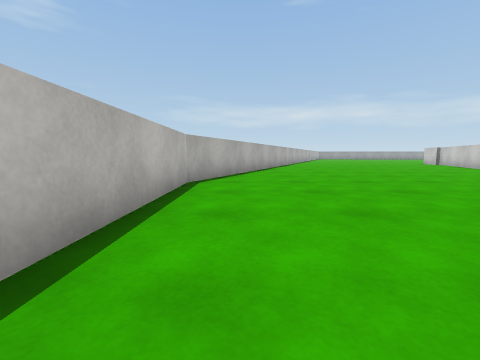
View 1 (above)

24 first-person views from a walk through a 3-D level made in the Unity game engine. The camera is 0.58 m above the floor, tilts 6° down and sees 90° across. The floor is counted in squares, 1 m on a side. Each view is taken from the middle of a square. On the plan, view 1 faces up. The plan holds only what a view shows up to about 9 squares ahead; the rest is blank. The place goes on beyond the plan. Surface patterns are stand-ins for the level's own textures.

View 2
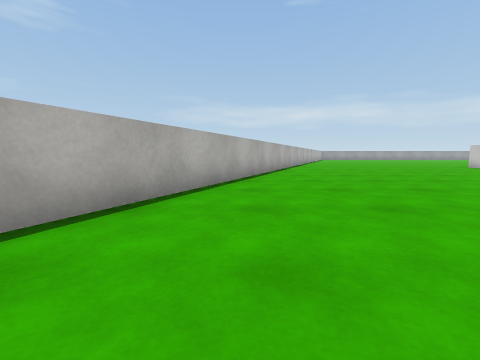

View 3
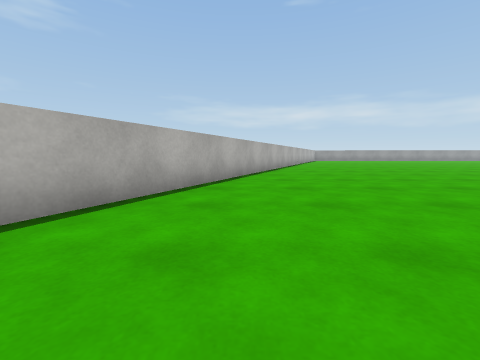

View 4
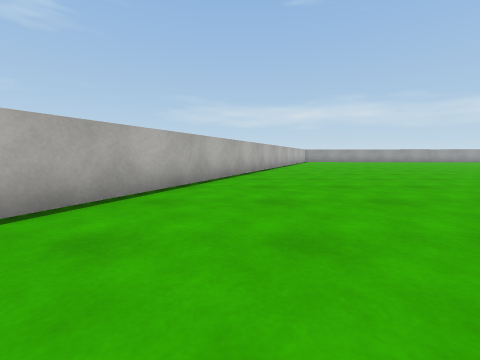

View 5
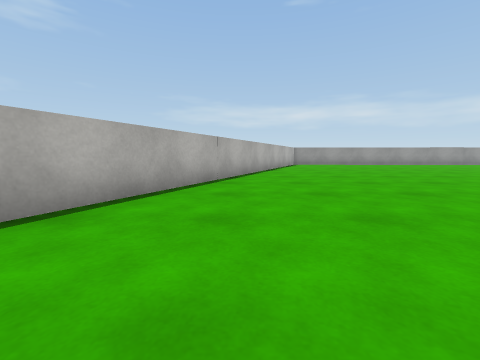

View 6
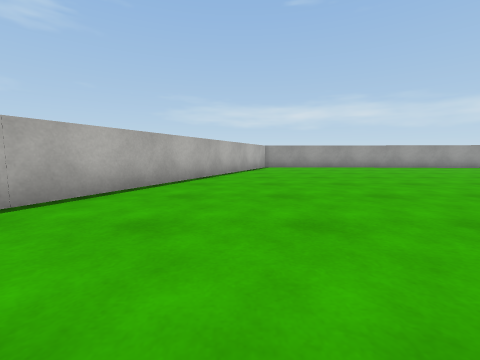

View 7
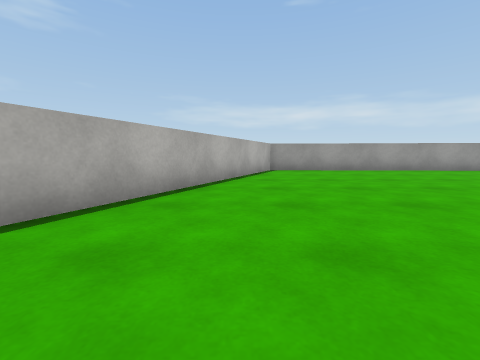

View 8
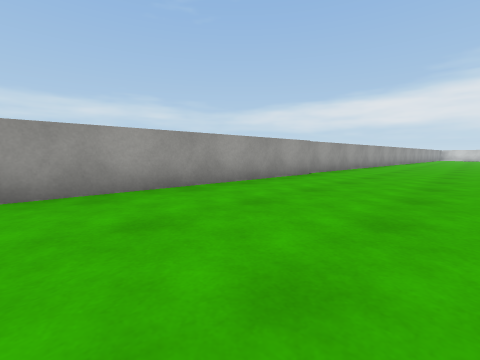

View 9
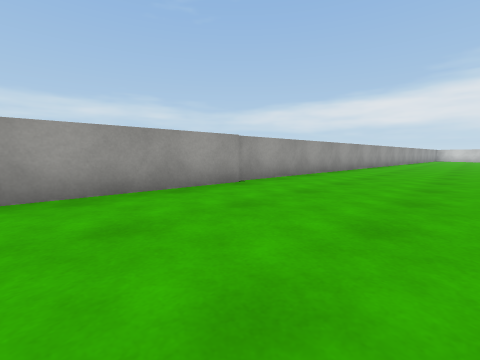

View 10
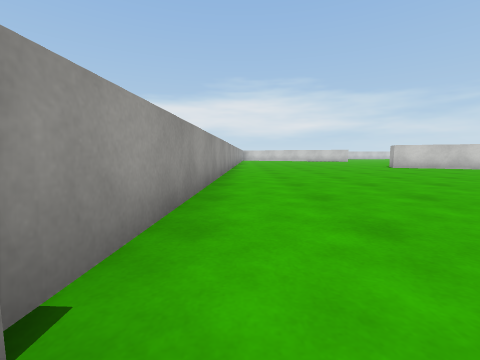

View 11
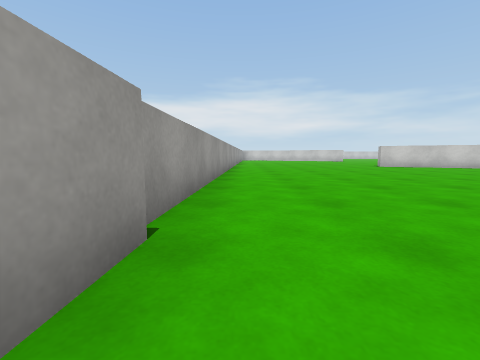

View 12
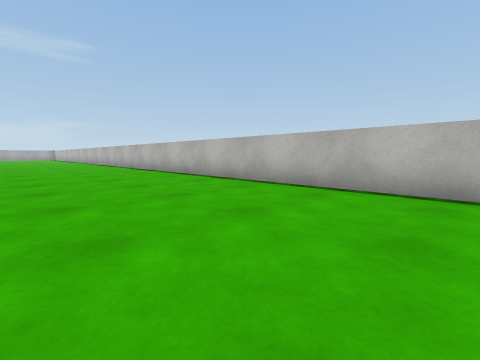

View 13
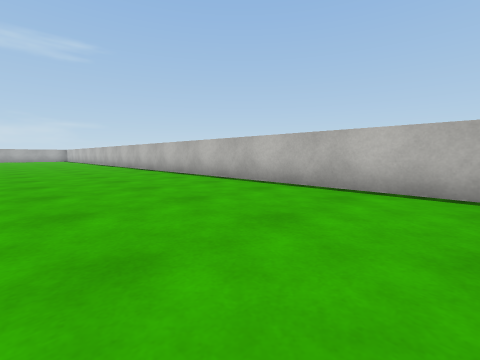

View 14
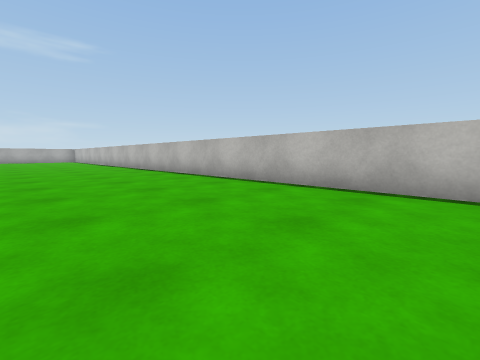

View 15
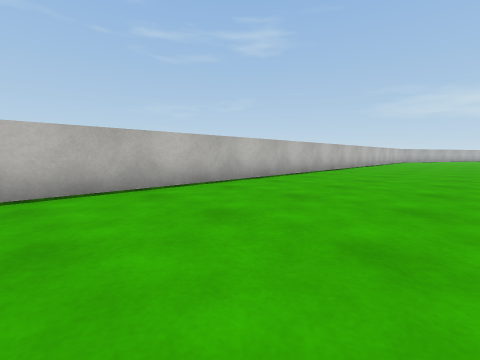

View 16
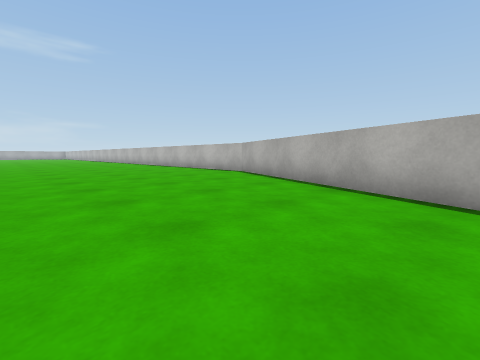

View 17
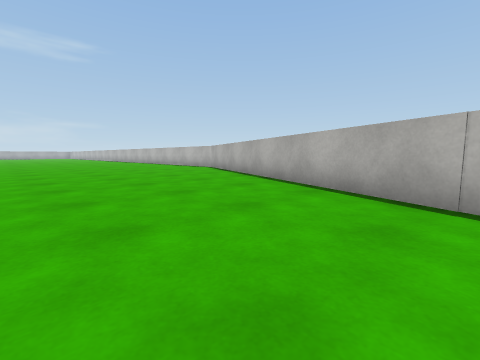

View 18
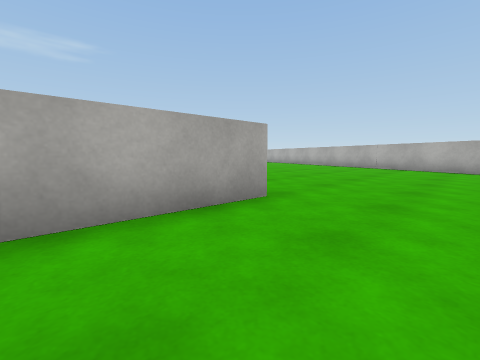

View 19
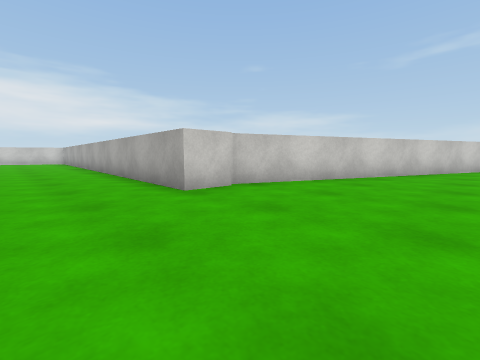

View 20
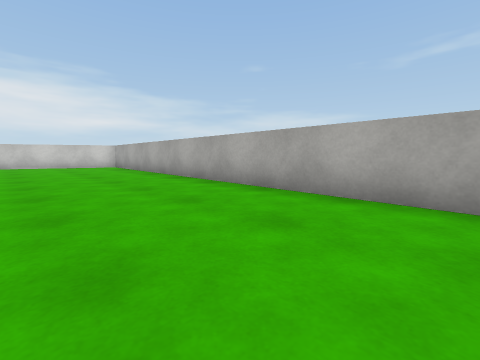

View 21
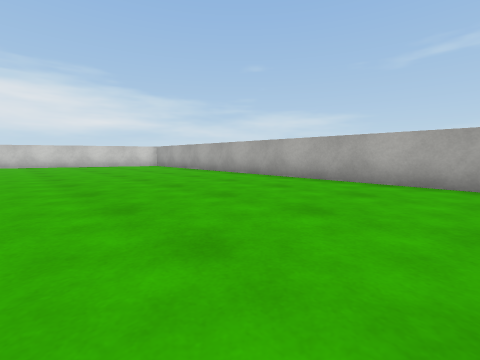

View 22
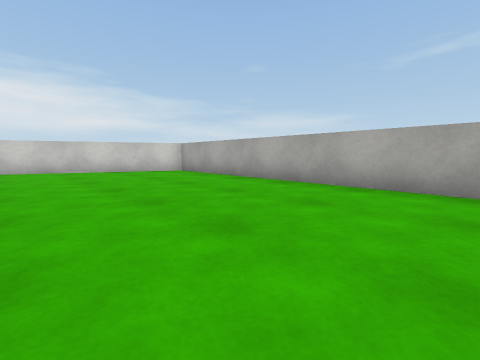

View 23
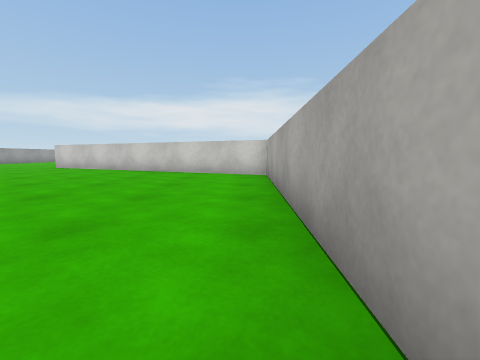

View 24
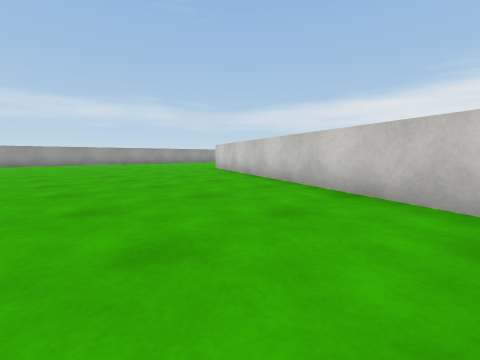

### Floor plan
Points are (right, up) in squares from view 1. A wall is a line through its corners. A room is listed if a view was taken in it or the views show most of it. See-through windows are left out.
Room 1 (views 1, 2, 3, 4, 5, 6, 7, 8, 9, 10, 11, 12, 13, 14, 15, 16, 17, 18, 19, 20, 21, 22, 23, 24)
walls: (11.3, 13.8) (11.4, 14.9) (25.8, 14.2) (27.5, 18.1); (8, 5.7) (11.5, 13.8); (25.8, 30.3) (10.1, 31.1) (-1.1, 5) (-1.1, -16.1); (26.7, 30.3) (26.2, 30.3); (27.3, 30.3) (26.8, 30.3)

Where each view was taken, in squares from view 1:
view 1: 0 up, 0 right, facing up
view 2: 4 up, 1 right, facing up
view 3: 8 up, 3 right, facing up
view 4: 12 up, 5 right, facing up
view 5: 17 up, 7 right, facing up
view 6: 20 up, 9 right, facing up
view 7: 22 up, 9 right, facing up
view 8: 27 up, 13 right, facing up-right
view 9: 27 up, 16 right, facing up-right
view 10: 30 up, 19 right, facing right
view 11: 30 up, 18 right, facing right
view 12: 4 up, 3 right, facing down-left
view 13: 2 down, 3 right, facing down-left
view 14: 5 down, 3 right, facing down-left
view 15: 16 down, 3 right, facing up-left
view 16: 11 up, 5 right, facing down-left
view 17: 14 up, 6 right, facing down-left
view 18: 17 up, 14 right, facing down-left
view 19: 17 up, 8 right, facing down-right
view 20: 18 up, 14 right, facing down-right
view 21: 20 up, 14 right, facing down-right
view 22: 19 up, 18 right, facing down-right
view 23: 15 up, 19 right, facing right
view 24: 15 up, 23 right, facing up-right
